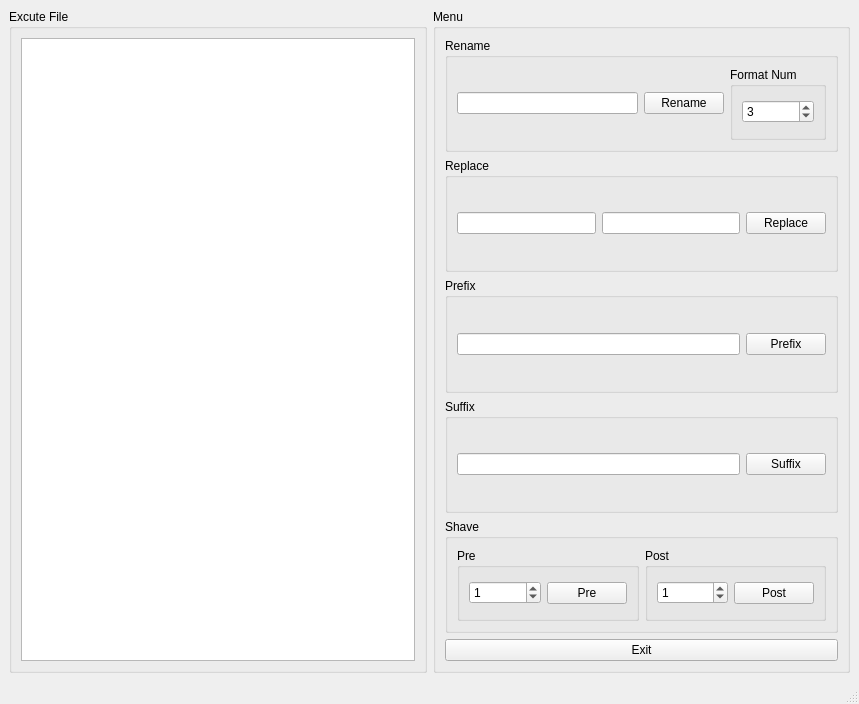
<?xml version="1.0" encoding="UTF-8"?>
<ui version="4.0">
 <class>MainWindow</class>
 <widget class="QMainWindow" name="MainWindow">
  <property name="geometry">
   <rect>
    <x>0</x>
    <y>0</y>
    <width>859</width>
    <height>704</height>
   </rect>
  </property>
  <property name="windowTitle">
   <string>MainWindow</string>
  </property>
  <widget class="QWidget" name="centralwidget">
   <layout class="QHBoxLayout" name="horizontalLayout">
    <item>
     <widget class="QGroupBox" name="groupBox">
      <property name="title">
       <string>Excute File</string>
      </property>
      <layout class="QHBoxLayout" name="horizontalLayout_3">
       <item>
        <widget class="QListView" name="listViewFile"/>
       </item>
      </layout>
     </widget>
    </item>
    <item>
     <widget class="QGroupBox" name="groupBox_3">
      <property name="title">
       <string>Menu</string>
      </property>
      <layout class="QVBoxLayout" name="verticalLayout">
       <item>
        <widget class="QGroupBox" name="groupBox_4">
         <property name="title">
          <string>Rename</string>
         </property>
         <layout class="QHBoxLayout" name="horizontalLayout_6">
          <item>
           <widget class="QLineEdit" name="lineEditRenameBasic"/>
          </item>
          <item>
           <widget class="QPushButton" name="pushButtonRenameBasic">
            <property name="text">
             <string>Rename</string>
            </property>
           </widget>
          </item>
          <item>
           <widget class="QGroupBox" name="groupBox_2">
            <property name="title">
             <string>Format Num</string>
            </property>
            <layout class="QHBoxLayout" name="horizontalLayout_2">
             <item>
              <widget class="QSpinBox" name="spinBoxRenameFormat">
               <property name="value">
                <number>3</number>
               </property>
              </widget>
             </item>
            </layout>
           </widget>
          </item>
         </layout>
        </widget>
       </item>
       <item>
        <widget class="QGroupBox" name="groupBox_8">
         <property name="title">
          <string>Replace</string>
         </property>
         <layout class="QHBoxLayout" name="horizontalLayout_7">
          <item>
           <widget class="QLineEdit" name="lineEditReplaceBefore"/>
          </item>
          <item>
           <widget class="QLineEdit" name="lineEditReplaceAfter"/>
          </item>
          <item>
           <widget class="QPushButton" name="pushButtonReplace">
            <property name="text">
             <string>Replace</string>
            </property>
           </widget>
          </item>
         </layout>
        </widget>
       </item>
       <item>
        <widget class="QGroupBox" name="groupBox_7">
         <property name="title">
          <string>Prefix</string>
         </property>
         <layout class="QHBoxLayout" name="horizontalLayout_8">
          <item>
           <widget class="QLineEdit" name="lineEditPrefix"/>
          </item>
          <item>
           <widget class="QPushButton" name="pushButtonPrefix">
            <property name="text">
             <string>Prefix</string>
            </property>
           </widget>
          </item>
         </layout>
        </widget>
       </item>
       <item>
        <widget class="QGroupBox" name="groupBox_5">
         <property name="title">
          <string>Suffix</string>
         </property>
         <layout class="QHBoxLayout" name="horizontalLayout_4">
          <item>
           <widget class="QLineEdit" name="lineEditSuffix"/>
          </item>
          <item>
           <widget class="QPushButton" name="pushButtonSuffix">
            <property name="text">
             <string>Suffix</string>
            </property>
           </widget>
          </item>
         </layout>
        </widget>
       </item>
       <item>
        <widget class="QGroupBox" name="groupBox_6">
         <property name="title">
          <string>Shave</string>
         </property>
         <layout class="QHBoxLayout" name="horizontalLayout_5">
          <item>
           <widget class="QGroupBox" name="groupBox_10">
            <property name="title">
             <string>Pre</string>
            </property>
            <layout class="QHBoxLayout" name="horizontalLayout_10">
             <item>
              <widget class="QSpinBox" name="spinBoxPre">
               <property name="value">
                <number>1</number>
               </property>
              </widget>
             </item>
             <item>
              <widget class="QPushButton" name="pushButtonPre">
               <property name="text">
                <string>Pre</string>
               </property>
              </widget>
             </item>
            </layout>
           </widget>
          </item>
          <item>
           <widget class="QGroupBox" name="groupBox_9">
            <property name="title">
             <string>Post</string>
            </property>
            <layout class="QHBoxLayout" name="horizontalLayout_9">
             <item>
              <widget class="QSpinBox" name="spinBoxPost">
               <property name="value">
                <number>1</number>
               </property>
              </widget>
             </item>
             <item>
              <widget class="QPushButton" name="pushButtonPost">
               <property name="text">
                <string>Post</string>
               </property>
              </widget>
             </item>
            </layout>
           </widget>
          </item>
         </layout>
        </widget>
       </item>
       <item>
        <widget class="QPushButton" name="pushButtonExit">
         <property name="text">
          <string>Exit</string>
         </property>
        </widget>
       </item>
      </layout>
     </widget>
    </item>
   </layout>
  </widget>
  <widget class="QMenuBar" name="menubar">
   <property name="geometry">
    <rect>
     <x>0</x>
     <y>0</y>
     <width>859</width>
     <height>21</height>
    </rect>
   </property>
  </widget>
  <widget class="QStatusBar" name="statusbar"/>
 </widget>
 <resources/>
 <connections/>
</ui>
